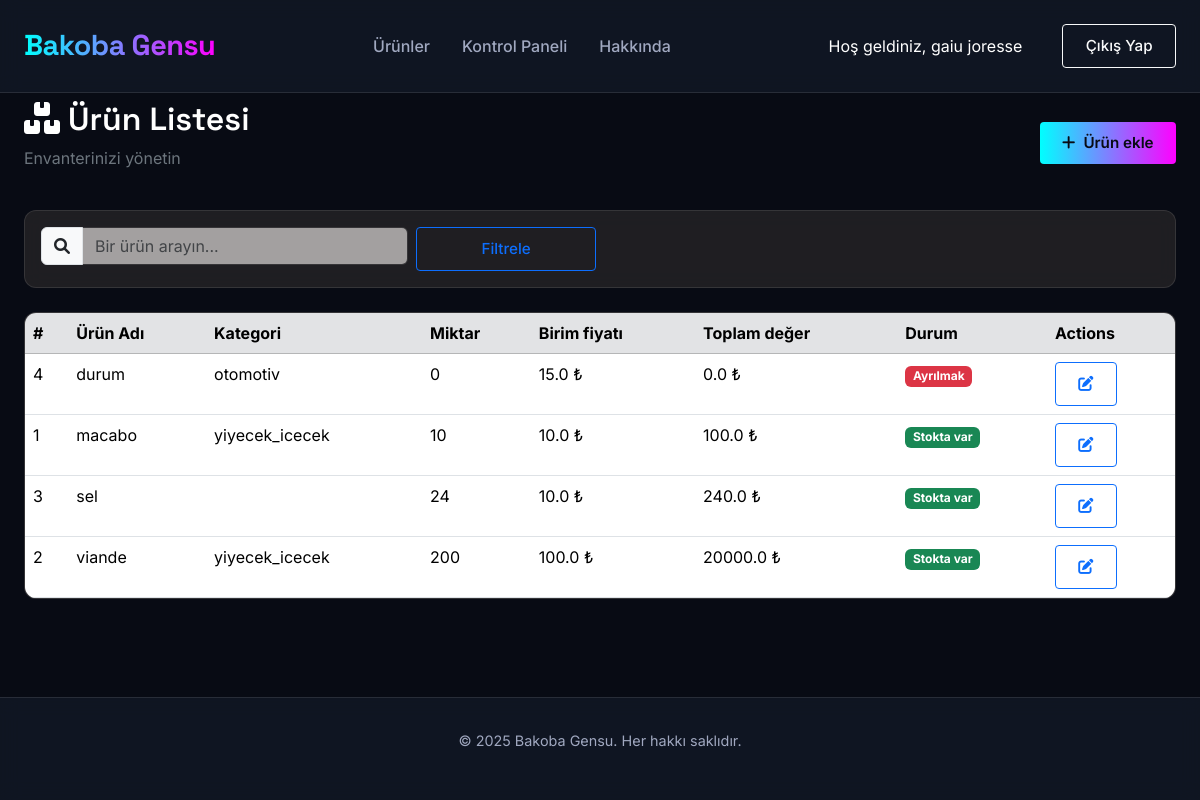
The page /stok_listesi (signed in) on the database its author committed.
### app.py (models this page shows, shortened)
class User(UserMixin, db.Model):
    id = db.Column(db.Integer, primary_key=True)
    name = db.Column(db.String(100), nullable=False)
    email = db.Column(db.String(100), unique=True, nullable=False)
    password = db.Column(db.String(100), nullable=False)
    urunler = db.relationship('urun', backref='owner', lazy=True)

class urun(db.Model):
    urun_id = db.Column(db.Integer, primary_key=True)
    urun_adi = db.Column(db.String(100), nullable=False)
    aciklama = db.Column(db.Text, nullable=True)
    miktar = db.Column(db.Integer, default=0)
    min_miktar = db.Column(db.Integer, default=0)
    fiyat = db.Column(db.Float, default=0.0)
    kategori = db.Column(db.String(50), nullable=True)
    tedarikci = db.Column(db.String(100), nullable=True)
    konum = db.Column(db.String(100), nullable=True)
    barkod = db.Column(db.String(50), nullable=True)
    urun_resmi = db.Column(db.String(100), nullable=True)
    tarihi_added = db.Column(db.DateTime, default=datetime.utcnow)
    tarihi_updated = db.Column(db.DateTime, default=datetime.utcnow, onupdate=datetime.utcnow)
    user_id = db.Column(db.Integer, db.ForeignKey('user.id'), nullable=False)

### app.py (the view, shortened to what this page needs)
@app.route("/stok_listesi")
@login_required
def stok_listesi():
    filtre = request.args.get('filtre')
    urunler = urun.query.filter_by(user_id=current_user.id)
    urunler = urunler.order_by(urun.urun_adi).all()
    return render_template("stok_listesi.html", urunler=urunler)

### app.py (called while the page is built)
@login_manager.user_loader
def load_user(user_id):
    return User.query.get(int(user_id))

### templates/stok_listesi.html (shortened to what this page needs)
{% extends 'base.html' %}
{% block content %}
<div class="d-flex justify-content-between align-items-center mb-4">
    <div>
        <h2><i class="fas fa-boxes me-2"></i>Ürün Listesi</h2>
        <p class="text-secondary">Envanterinizi yönetin</p>
    </div>
    <a href="{{ url_for('stok_ekle') }}" class="btn btn-primary">
        <i class="fas fa-plus me-2"></i>Ürün ekle
    </a>
</div>
<form method="GET" action="{{ url_for('stok_listesi') }}">
  <div class="card mb-4">
    <div class="card-body">
        <div class="row g-2">
            <div class="col-md-4">
                <div class="input-group">
                    <span class="input-group-text"><i class="fas fa-search"></i></span>
                    <input type="text" name="filtre" class="form-control" placeholder="Bir ürün arayın..." value="{{ request.args.get('filtre', '') }}">
                </div>
            </div>
            <div class="col-md-2">
                <button type="submit" class="btn btn-outline-primary w-100">Filtrele</button>
            </div>
        </div>
    </div>
  </div>
</form>
<div class="card">
    <div class="card-body p-0">
        <div class="table-responsive">
            <table class="table table-hover mb-0">
                <thead class="table-secondary">
                    <tr>
                        <th scope="col">#</th>
                        <th scope="col">Ürün Adı</th>
                        <th scope="col">Kategori</th>
                        <th scope="col">Miktar</th>
                        <th scope="col">Birim fiyatı</th>
                        <th scope="col">Toplam değer</th>
                        <th scope="col">Durum</th>
                        <th scope="col">Actions</th>
                    </tr>
                </thead>
                <tbody>
                    {% for urun in urunler %}
                    <tr>
                        <td>{{ urun.urun_id }}</td>
                        <td>{{ urun.urun_adi }}</td>
                        <td>{{ urun.kategori }}</td>
                        <td>{{ urun.miktar }}</td>
                        <td>{{ urun.fiyat }} ₺ </td>
                        <td>{{ urun.miktar * urun.fiyat }} ₺ </td>
                        <td>
                            {% if urun.miktar == 0 %}
                            <span class="badge bg-danger">Ayrılmak</span>
                            {% elif urun.miktar < 10 %}
                            <span class="badge bg-warning">Zayıf</span>
                            {% else %}
                            <span class="badge bg-success">Stokta var</span>
                            {% endif %}
                        </td>
                        <td>
                            <div class="btn-group btn-group-sm" role="group">
                            <div class="btn-group btn-group-sm" role="group">
                                <a href="{{ url_for('stok_duzenle', urun_id=urun.urun_id) }}" class="btn btn-outline-primary" title="Değiştirmek için">
        <i class="fas fa-edit"></i></a>
                            </div>
                        </td>
                    </tr>
                    {% endfor %}
                </tbody>
            </table>
        </div>
    </div>
</div>
{% endblock %}

### templates/base.html (shortened to what this page needs)
<!DOCTYPE html>
<html lang="tr">
<head>
    <link href="https://cdn.jsdelivr.net/npm/bootstrap@5.3.3/dist/css/bootstrap.min.css" rel="stylesheet">
    <link href="https://cdnjs.cloudflare.com/ajax/libs/font-awesome/6.0.0-beta3/css/all.min.css" rel="stylesheet">
    <link rel="stylesheet" href="https://cdn.jsdelivr.net/npm/bootstrap-icons@1.7.2/font/bootstrap-icons.css">
    <link rel="stylesheet" href="{{ url_for('static', filename='css/style.css') }}">
</head>
<body>
    <header>
        <div class="container">
            <nav>
                <div class="logo"><a href="{{ url_for('index') }}">Bakoba Gensu</a></div>
                <div class="nav-links">
                    {% if current_user.is_authenticated %}
                    <a href="{{ url_for('stok_listesi') }}">Ürünler</a>
                    <a href="{{ url_for('dashboard') }}">Kontrol Paneli</a>
                    <a href="{{ url_for('hakkinda') }}">Hakkında</a>
                    {% endif %}
                </div>
                <div class="nav-actions">
                    {% if current_user.is_authenticated %}
                        <span class="navbar-text me-3">Hoş geldiniz, {{ current_user.name }}</span>
                        <a href="{{ url_for('logout') }}" class="btn btn-outline-light">Çıkış Yap</a>
                    {% else %}
                    <a href="{{ url_for('login') }}" class="btn btn-outline">Giriş yapmak</a>
                    <a href="{{ url_for('register') }}" class="btn btn-primary">Kayıt olmak</a>
                    {% endif %}
                </div>
            </nav>
        </div>
    </header>
    <main>
        <div class="container">
            {% block content %}{% endblock %}
        </div>
    </main>
    <footer>
        <div class="container">
            <p class="copyright">© 2025 Bakoba Gensu. Her hakkı saklıdır.</p>
        </div>
    </footer>
</body>
</body>

### static/css/style.css (style rules this page uses)
:root { --bg-dark: #080b14; --bg-glass: rgba(18, 24, 38, 0.8); --bg-light: rgba(255, 255, 255, 0.8); --accent-neon: #0ff; --accent-magenta: #f0f; --text-primary: #ffffff; --text-secondary: #a0a8c0; --card-bg: rgba(49, 46, 46, 0.58); --transition: all 0.3s ease; --bg-grey: rgba(38, 45, 52, 0.9); --text-dark: #00030b; }
* { margin: 0; padding: 0; box-sizing: border-box; }
body { background-color: var(--bg-dark); color: var(--text-primary); font-family: 'Inter', sans-serif; min-height: 100vh; display: flex; flex-direction: column; }
h1, h2, h3, h4, h5 { font-family: 'Space Grotesk', sans-serif; font-weight: 600; }
header { position: fixed; top: 0; left: 0; width: 100%; z-index: 1000; backdrop-filter: blur(10px); background: var(--bg-glass); border-bottom: 1px solid rgba(255, 255, 255, 0.1); }
.container { max-width: 1400px; margin: 0 auto; padding: 0 2rem; }
nav { display: flex; justify-content: space-between; align-items: center; padding: 1.5rem 0; }
.logo { font-family: 'Space Grotesk', sans-serif; font-size: 1.8rem; font-weight: 700; background: linear-gradient(90deg, var(--accent-neon), var(--accent-magenta)); -webkit-background-clip: text; -webkit-text-fill-color: transparent; letter-spacing: -0.5px; }
.nav-links { display: flex; gap: 2rem; }
.nav-links a { color: var(--text-secondary); text-decoration: none; font-size: 1rem; font-weight: 500; transition: var(--transition); }
.nav-actions { display: flex; align-items: center; gap: 1.5rem; }
.btn { padding: 0.6rem 1.4rem; border-radius: 4px; font-weight: 500; transition: var(--transition); text-decoration: none; display: inline-block; font-size: 0.95rem; }
.btn-primary { background: linear-gradient(90deg, var(--accent-neon), var(--accent-magenta)); border: none; color: var(--bg-dark); font-weight: 600; }
main { flex: 1; padding-top: 100px; padding-bottom: 2rem; }
.card { background: var(--card-bg); border-radius: 12px; border: 1px solid rgba(255, 255, 255, 0.1); backdrop-filter: blur(10px); transition: var(--transition); overflow: hidden; }
.form-control, .form-select { background-color: rgb(163, 160, 160); border: 1px solid rgba(255, 255, 255, 0.1); color: var(--text-primary); }
table { color: var(--text-primary); }
footer { background: var(--bg-glass); backdrop-filter: blur(10px); padding: 2rem 0; border-top: 1px solid rgba(255, 255, 255, 0.1); margin-top: auto; }
.copyright { color: var(--text-secondary); font-size: 0.9rem; text-align: center; }
@media (max-width: 1200px) { .container { max-width: 100%; padding: 0 1.5rem; } }

### rows shown on the page
User: name "gaiu joresse"
urun: urun_id "4", urun_adi "durum", kategori "otomotiv", miktar "0", fiyat "15.0", urun.miktar*urun.fiyat "0.0", shows "Ayrılmak"
urun: urun_id "1", urun_adi "macabo", kategori "yiyecek_icecek", miktar "10", fiyat "10.0", urun.miktar*urun.fiyat "100.0", shows "Stokta var"
urun: urun_id "3", urun_adi "sel", miktar "24", fiyat "10.0", urun.miktar*urun.fiyat "240.0", shows "Stokta var"
urun: urun_id "2", urun_adi "viande", kategori "yiyecek_icecek", miktar "200", fiyat "100.0", urun.miktar*urun.fiyat "20000.0", shows "Stokta var"
